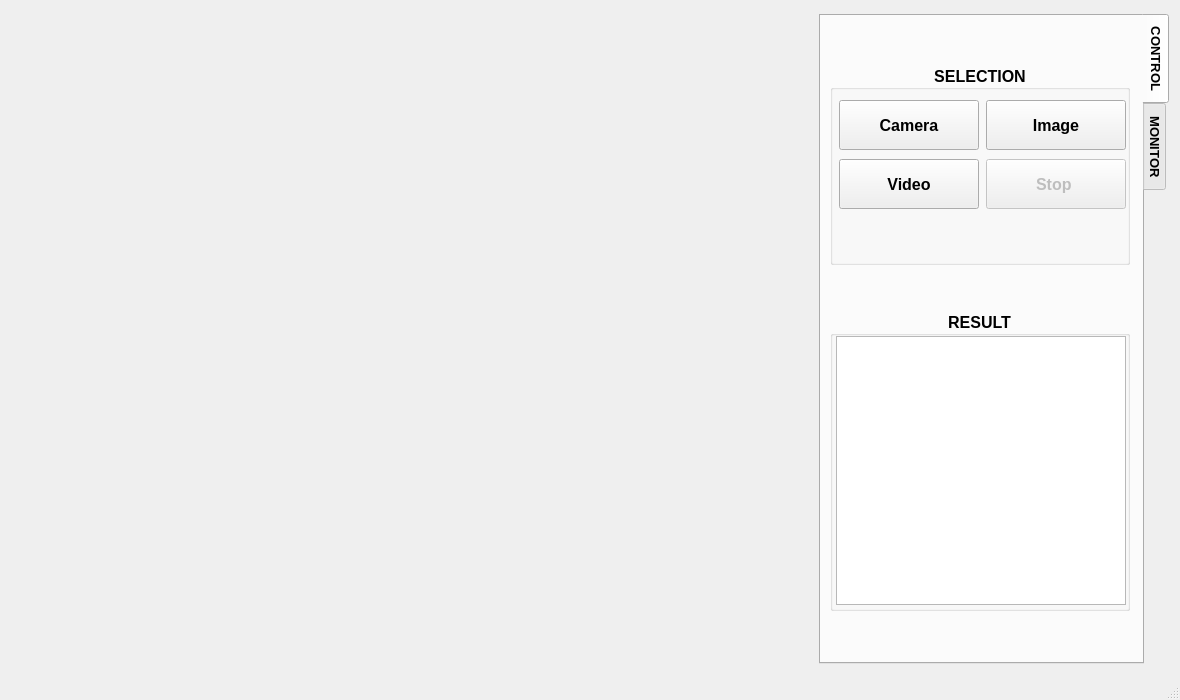
<?xml version="1.0" encoding="UTF-8"?>
<ui version="4.0">
 <class>MainWindow</class>
 <widget class="QMainWindow" name="MainWindow">
  <property name="geometry">
   <rect>
    <x>0</x>
    <y>0</y>
    <width>1180</width>
    <height>700</height>
   </rect>
  </property>
  <property name="sizePolicy">
   <sizepolicy hsizetype="Expanding" vsizetype="Expanding">
    <horstretch>0</horstretch>
    <verstretch>0</verstretch>
   </sizepolicy>
  </property>
  <property name="minimumSize">
   <size>
    <width>1180</width>
    <height>700</height>
   </size>
  </property>
  <property name="maximumSize">
   <size>
    <width>1180</width>
    <height>700</height>
   </size>
  </property>
  <property name="windowTitle">
   <string>MainWindow</string>
  </property>
  <property name="windowIcon">
   <iconset>
    <normaloff>thumbnail.png</normaloff>thumbnail.png</iconset>
  </property>
  <widget class="QWidget" name="centralwidget">
   <layout class="QHBoxLayout" name="horizontalLayout_4" stretch="3,1">
    <item>
     <widget class="QLabel" name="label_Image">
      <property name="enabled">
       <bool>true</bool>
      </property>
      <property name="sizePolicy">
       <sizepolicy hsizetype="Ignored" vsizetype="Ignored">
        <horstretch>0</horstretch>
        <verstretch>0</verstretch>
       </sizepolicy>
      </property>
      <property name="minimumSize">
       <size>
        <width>800</width>
        <height>570</height>
       </size>
      </property>
      <property name="maximumSize">
       <size>
        <width>800</width>
        <height>570</height>
       </size>
      </property>
      <property name="font">
       <font>
        <pointsize>46</pointsize>
        <weight>75</weight>
        <bold>true</bold>
       </font>
      </property>
      <property name="text">
       <string/>
      </property>
      <property name="scaledContents">
       <bool>true</bool>
      </property>
      <property name="alignment">
       <set>Qt::AlignCenter</set>
      </property>
     </widget>
    </item>
    <item>
     <widget class="QTabWidget" name="tabWidget">
      <property name="sizePolicy">
       <sizepolicy hsizetype="Minimum" vsizetype="Minimum">
        <horstretch>0</horstretch>
        <verstretch>0</verstretch>
       </sizepolicy>
      </property>
      <property name="minimumSize">
       <size>
        <width>350</width>
        <height>650</height>
       </size>
      </property>
      <property name="maximumSize">
       <size>
        <width>350</width>
        <height>650</height>
       </size>
      </property>
      <property name="baseSize">
       <size>
        <width>0</width>
        <height>0</height>
       </size>
      </property>
      <property name="font">
       <font>
        <pointsize>10</pointsize>
        <weight>75</weight>
        <bold>true</bold>
       </font>
      </property>
      <property name="tabPosition">
       <enum>QTabWidget::East</enum>
      </property>
      <property name="tabShape">
       <enum>QTabWidget::Rounded</enum>
      </property>
      <property name="currentIndex">
       <number>0</number>
      </property>
      <property name="iconSize">
       <size>
        <width>16</width>
        <height>16</height>
       </size>
      </property>
      <property name="elideMode">
       <enum>Qt::ElideLeft</enum>
      </property>
      <property name="usesScrollButtons">
       <bool>true</bool>
      </property>
      <property name="documentMode">
       <bool>false</bool>
      </property>
      <property name="tabsClosable">
       <bool>false</bool>
      </property>
      <property name="movable">
       <bool>false</bool>
      </property>
      <property name="tabBarAutoHide">
       <bool>false</bool>
      </property>
      <widget class="QWidget" name="tab_control">
       <property name="sizePolicy">
        <sizepolicy hsizetype="Minimum" vsizetype="Minimum">
         <horstretch>0</horstretch>
         <verstretch>0</verstretch>
        </sizepolicy>
       </property>
       <property name="maximumSize">
        <size>
         <width>700</width>
         <height>16777215</height>
        </size>
       </property>
       <attribute name="title">
        <string>CONTROL</string>
       </attribute>
       <layout class="QVBoxLayout" name="verticalLayout_4">
        <item>
         <widget class="QGroupBox" name="groupBox_7">
          <property name="sizePolicy">
           <sizepolicy hsizetype="Minimum" vsizetype="Minimum">
            <horstretch>0</horstretch>
            <verstretch>0</verstretch>
           </sizepolicy>
          </property>
          <property name="minimumSize">
           <size>
            <width>300</width>
            <height>200</height>
           </size>
          </property>
          <property name="maximumSize">
           <size>
            <width>300</width>
            <height>200</height>
           </size>
          </property>
          <property name="font">
           <font>
            <family>Segoe UI</family>
            <pointsize>12</pointsize>
            <weight>75</weight>
            <bold>true</bold>
           </font>
          </property>
          <property name="title">
           <string>SELECTION</string>
          </property>
          <property name="alignment">
           <set>Qt::AlignCenter</set>
          </property>
          <property name="flat">
           <bool>true</bool>
          </property>
          <widget class="QWidget" name="layoutWidget">
           <property name="geometry">
            <rect>
             <x>8</x>
             <y>34</y>
             <width>289</width>
             <height>52</height>
            </rect>
           </property>
           <layout class="QHBoxLayout" name="horizontalLayout_2">
            <item>
             <widget class="QPushButton" name="pushButton_Camera">
              <property name="sizePolicy">
               <sizepolicy hsizetype="Minimum" vsizetype="Minimum">
                <horstretch>0</horstretch>
                <verstretch>0</verstretch>
               </sizepolicy>
              </property>
              <property name="minimumSize">
               <size>
                <width>140</width>
                <height>50</height>
               </size>
              </property>
              <property name="maximumSize">
               <size>
                <width>140</width>
                <height>50</height>
               </size>
              </property>
              <property name="font">
               <font>
                <family>Segoe UI</family>
                <pointsize>12</pointsize>
                <weight>75</weight>
                <bold>true</bold>
               </font>
              </property>
              <property name="text">
               <string>Camera</string>
              </property>
              <property name="icon">
               <iconset>
                <normaloff>icons/start.png</normaloff>icons/start.png</iconset>
              </property>
              <property name="iconSize">
               <size>
                <width>25</width>
                <height>25</height>
               </size>
              </property>
             </widget>
            </item>
            <item>
             <widget class="QPushButton" name="pushButton_Capture">
              <property name="sizePolicy">
               <sizepolicy hsizetype="Minimum" vsizetype="Minimum">
                <horstretch>0</horstretch>
                <verstretch>0</verstretch>
               </sizepolicy>
              </property>
              <property name="minimumSize">
               <size>
                <width>140</width>
                <height>50</height>
               </size>
              </property>
              <property name="maximumSize">
               <size>
                <width>140</width>
                <height>50</height>
               </size>
              </property>
              <property name="font">
               <font>
                <family>Segoe UI</family>
                <pointsize>12</pointsize>
                <weight>75</weight>
                <bold>true</bold>
               </font>
              </property>
              <property name="text">
               <string> Image </string>
              </property>
              <property name="icon">
               <iconset>
                <normaloff>icons/bypass.png</normaloff>icons/bypass.png</iconset>
              </property>
              <property name="iconSize">
               <size>
                <width>25</width>
                <height>25</height>
               </size>
              </property>
             </widget>
            </item>
           </layout>
          </widget>
          <widget class="QWidget" name="layoutWidget">
           <property name="geometry">
            <rect>
             <x>8</x>
             <y>93</y>
             <width>289</width>
             <height>52</height>
            </rect>
           </property>
           <layout class="QHBoxLayout" name="horizontalLayout_3">
            <item>
             <widget class="QPushButton" name="pushButton_Video">
              <property name="sizePolicy">
               <sizepolicy hsizetype="Minimum" vsizetype="Minimum">
                <horstretch>0</horstretch>
                <verstretch>0</verstretch>
               </sizepolicy>
              </property>
              <property name="minimumSize">
               <size>
                <width>140</width>
                <height>50</height>
               </size>
              </property>
              <property name="maximumSize">
               <size>
                <width>140</width>
                <height>50</height>
               </size>
              </property>
              <property name="font">
               <font>
                <family>Segoe UI</family>
                <pointsize>12</pointsize>
                <weight>75</weight>
                <bold>true</bold>
               </font>
              </property>
              <property name="text">
               <string>Video</string>
              </property>
              <property name="icon">
               <iconset>
                <normaloff>icons/manual.png</normaloff>icons/manual.png</iconset>
              </property>
              <property name="iconSize">
               <size>
                <width>25</width>
                <height>25</height>
               </size>
              </property>
             </widget>
            </item>
            <item>
             <widget class="QPushButton" name="pushButton_Stop">
              <property name="enabled">
               <bool>false</bool>
              </property>
              <property name="sizePolicy">
               <sizepolicy hsizetype="Minimum" vsizetype="Minimum">
                <horstretch>0</horstretch>
                <verstretch>0</verstretch>
               </sizepolicy>
              </property>
              <property name="minimumSize">
               <size>
                <width>140</width>
                <height>50</height>
               </size>
              </property>
              <property name="maximumSize">
               <size>
                <width>140</width>
                <height>50</height>
               </size>
              </property>
              <property name="font">
               <font>
                <family>Segoe UI</family>
                <pointsize>12</pointsize>
                <weight>75</weight>
                <bold>true</bold>
               </font>
              </property>
              <property name="text">
               <string>  Stop   </string>
              </property>
              <property name="icon">
               <iconset>
                <normaloff>icons/stop.png</normaloff>icons/stop.png</iconset>
              </property>
              <property name="iconSize">
               <size>
                <width>25</width>
                <height>25</height>
               </size>
              </property>
             </widget>
            </item>
           </layout>
          </widget>
         </widget>
        </item>
        <item>
         <widget class="QGroupBox" name="groupBox_8">
          <property name="minimumSize">
           <size>
            <width>300</width>
            <height>300</height>
           </size>
          </property>
          <property name="maximumSize">
           <size>
            <width>300</width>
            <height>300</height>
           </size>
          </property>
          <property name="font">
           <font>
            <family>Segoe UI</family>
            <pointsize>12</pointsize>
            <weight>75</weight>
            <bold>true</bold>
           </font>
          </property>
          <property name="title">
           <string>RESULT</string>
          </property>
          <property name="alignment">
           <set>Qt::AlignCenter</set>
          </property>
          <property name="flat">
           <bool>true</bool>
          </property>
          <layout class="QVBoxLayout" name="verticalLayout_11" stretch="0">
           <property name="spacing">
            <number>0</number>
           </property>
           <property name="leftMargin">
            <number>3</number>
           </property>
           <property name="topMargin">
            <number>0</number>
           </property>
           <property name="rightMargin">
            <number>0</number>
           </property>
           <property name="bottomMargin">
            <number>3</number>
           </property>
           <item>
            <widget class="QTextEdit" name="text_result">
             <property name="minimumSize">
              <size>
               <width>290</width>
               <height>0</height>
              </size>
             </property>
             <property name="maximumSize">
              <size>
               <width>290</width>
               <height>16777215</height>
              </size>
             </property>
             <property name="font">
              <font>
               <family>Segoe UI</family>
               <pointsize>10</pointsize>
               <weight>50</weight>
               <bold>false</bold>
              </font>
             </property>
            </widget>
           </item>
          </layout>
         </widget>
        </item>
       </layout>
      </widget>
      <widget class="QWidget" name="tab_monitor">
       <property name="maximumSize">
        <size>
         <width>700</width>
         <height>16777215</height>
        </size>
       </property>
       <attribute name="title">
        <string>MONITOR</string>
       </attribute>
       <layout class="QVBoxLayout" name="verticalLayout_3" stretch="0">
        <item>
         <widget class="QGroupBox" name="groupBox_9">
          <property name="minimumSize">
           <size>
            <width>0</width>
            <height>0</height>
           </size>
          </property>
          <property name="maximumSize">
           <size>
            <width>350</width>
            <height>200</height>
           </size>
          </property>
          <property name="font">
           <font>
            <family>Segoe UI</family>
            <pointsize>8</pointsize>
            <weight>75</weight>
            <bold>true</bold>
           </font>
          </property>
          <property name="title">
           <string>PC PERFORMANCE</string>
          </property>
          <property name="alignment">
           <set>Qt::AlignHCenter|Qt::AlignTop</set>
          </property>
          <layout class="QVBoxLayout" name="verticalLayout_2">
           <item>
            <layout class="QVBoxLayout" name="verticalLayout_7">
             <item>
              <layout class="QHBoxLayout" name="horizontalLayout_17" stretch="2,9,2,1">
               <property name="spacing">
                <number>6</number>
               </property>
               <property name="bottomMargin">
                <number>0</number>
               </property>
               <item>
                <widget class="QLabel" name="label_19">
                 <property name="maximumSize">
                  <size>
                   <width>16777215</width>
                   <height>25</height>
                  </size>
                 </property>
                 <property name="text">
                  <string>CPU</string>
                 </property>
                 <property name="alignment">
                  <set>Qt::AlignCenter</set>
                 </property>
                </widget>
               </item>
               <item>
                <widget class="QProgressBar" name="progressBar_CPU">
                 <property name="sizePolicy">
                  <sizepolicy hsizetype="Preferred" vsizetype="Preferred">
                   <horstretch>0</horstretch>
                   <verstretch>0</verstretch>
                  </sizepolicy>
                 </property>
                 <property name="maximumSize">
                  <size>
                   <width>300</width>
                   <height>12</height>
                  </size>
                 </property>
                 <property name="font">
                  <font>
                   <family>Segoe UI</family>
                   <pointsize>8</pointsize>
                   <weight>75</weight>
                   <bold>true</bold>
                  </font>
                 </property>
                 <property name="value">
                  <number>15</number>
                 </property>
                </widget>
               </item>
               <item>
                <widget class="QLabel" name="label_24">
                 <property name="maximumSize">
                  <size>
                   <width>16777215</width>
                   <height>25</height>
                  </size>
                 </property>
                 <property name="text">
                  <string/>
                 </property>
                </widget>
               </item>
               <item>
                <widget class="QLabel" name="label_25">
                 <property name="text">
                  <string/>
                 </property>
                </widget>
               </item>
              </layout>
             </item>
             <item>
              <layout class="QHBoxLayout" name="horizontalLayout_18" stretch="2,9,2,1">
               <item>
                <widget class="QLabel" name="label_26">
                 <property name="maximumSize">
                  <size>
                   <width>16777215</width>
                   <height>25</height>
                  </size>
                 </property>
                 <property name="text">
                  <string>RAM</string>
                 </property>
                 <property name="alignment">
                  <set>Qt::AlignCenter</set>
                 </property>
                </widget>
               </item>
               <item>
                <widget class="QProgressBar" name="progressBar_RAM">
                 <property name="maximumSize">
                  <size>
                   <width>16777215</width>
                   <height>12</height>
                  </size>
                 </property>
                 <property name="font">
                  <font>
                   <family>Segoe UI</family>
                   <pointsize>8</pointsize>
                   <weight>75</weight>
                   <bold>true</bold>
                  </font>
                 </property>
                 <property name="value">
                  <number>50</number>
                 </property>
                </widget>
               </item>
               <item>
                <widget class="QLabel" name="ram">
                 <property name="maximumSize">
                  <size>
                   <width>16777215</width>
                   <height>25</height>
                  </size>
                 </property>
                 <property name="text">
                  <string>3.5/4</string>
                 </property>
                </widget>
               </item>
               <item>
                <widget class="QLabel" name="label_27">
                 <property name="text">
                  <string>GB</string>
                 </property>
                </widget>
               </item>
              </layout>
             </item>
             <item>
              <layout class="QHBoxLayout" name="horizontalLayout_21" stretch="2,9,2,1">
               <item>
                <widget class="QLabel" name="label_28">
                 <property name="maximumSize">
                  <size>
                   <width>16777215</width>
                   <height>25</height>
                  </size>
                 </property>
                 <property name="text">
                  <string>DISK</string>
                 </property>
                 <property name="alignment">
                  <set>Qt::AlignCenter</set>
                 </property>
                </widget>
               </item>
               <item>
                <widget class="QProgressBar" name="progressBar_DISK">
                 <property name="maximumSize">
                  <size>
                   <width>16777215</width>
                   <height>12</height>
                  </size>
                 </property>
                 <property name="font">
                  <font>
                   <family>Segoe UI</family>
                   <pointsize>8</pointsize>
                   <weight>75</weight>
                   <bold>true</bold>
                   <kerning>true</kerning>
                  </font>
                 </property>
                 <property name="value">
                  <number>85</number>
                 </property>
                </widget>
               </item>
               <item>
                <widget class="QLabel" name="disk">
                 <property name="maximumSize">
                  <size>
                   <width>700</width>
                   <height>25</height>
                  </size>
                 </property>
                 <property name="text">
                  <string>45/64</string>
                 </property>
                </widget>
               </item>
               <item>
                <widget class="QLabel" name="label_29">
                 <property name="text">
                  <string>GB</string>
                 </property>
                </widget>
               </item>
              </layout>
             </item>
            </layout>
           </item>
          </layout>
         </widget>
        </item>
       </layout>
      </widget>
     </widget>
    </item>
   </layout>
  </widget>
  <widget class="QStatusBar" name="statusbar"/>
  <action name="action_Config">
   <property name="text">
    <string>Cấu hình</string>
   </property>
   <property name="font">
    <font>
     <family>Segoe UI</family>
     <pointsize>11</pointsize>
     <weight>50</weight>
     <bold>false</bold>
     <kerning>false</kerning>
    </font>
   </property>
  </action>
  <action name="action_Updater">
   <property name="text">
    <string>Cập nhật</string>
   </property>
   <property name="font">
    <font>
     <pointsize>11</pointsize>
     <weight>50</weight>
     <bold>false</bold>
     <kerning>false</kerning>
    </font>
   </property>
  </action>
  <action name="action_About">
   <property name="text">
    <string>Giới thiệu</string>
   </property>
   <property name="font">
    <font>
     <pointsize>11</pointsize>
     <weight>50</weight>
     <bold>false</bold>
     <kerning>false</kerning>
    </font>
   </property>
  </action>
  <action name="actionCalibration">
   <property name="text">
    <string>Hiệu chỉnh camera</string>
   </property>
   <property name="font">
    <font>
     <pointsize>11</pointsize>
     <weight>50</weight>
     <bold>false</bold>
     <kerning>false</kerning>
    </font>
   </property>
  </action>
  <action name="actionSync_Configuration">
   <property name="text">
    <string>Đồng bộ cấu hình</string>
   </property>
   <property name="font">
    <font>
     <pointsize>11</pointsize>
     <weight>50</weight>
     <bold>false</bold>
     <kerning>false</kerning>
    </font>
   </property>
  </action>
  <action name="actionCalib">
   <property name="text">
    <string>Calib camera</string>
   </property>
   <property name="font">
    <font>
     <family>Segoe UI</family>
     <weight>50</weight>
     <bold>false</bold>
    </font>
   </property>
  </action>
  <action name="actionC_u_h_nh">
   <property name="text">
    <string>Calib</string>
   </property>
  </action>
  <action name="action_LogFile">
   <property name="text">
    <string>LogFile</string>
   </property>
   <property name="font">
    <font>
     <family>Segoe UI</family>
     <weight>50</weight>
     <bold>false</bold>
    </font>
   </property>
  </action>
  <action name="actionSetup">
   <property name="text">
    <string>Setup</string>
   </property>
   <property name="font">
    <font>
     <family>Segoe UI</family>
     <weight>50</weight>
     <bold>false</bold>
    </font>
   </property>
  </action>
 </widget>
 <resources/>
 <connections/>
</ui>
